Frame 1 (no input): blank canvas, image omitted
Frame 60 (the mouse pressed at the canvas centre just before this capture): blank canvas, image omitted
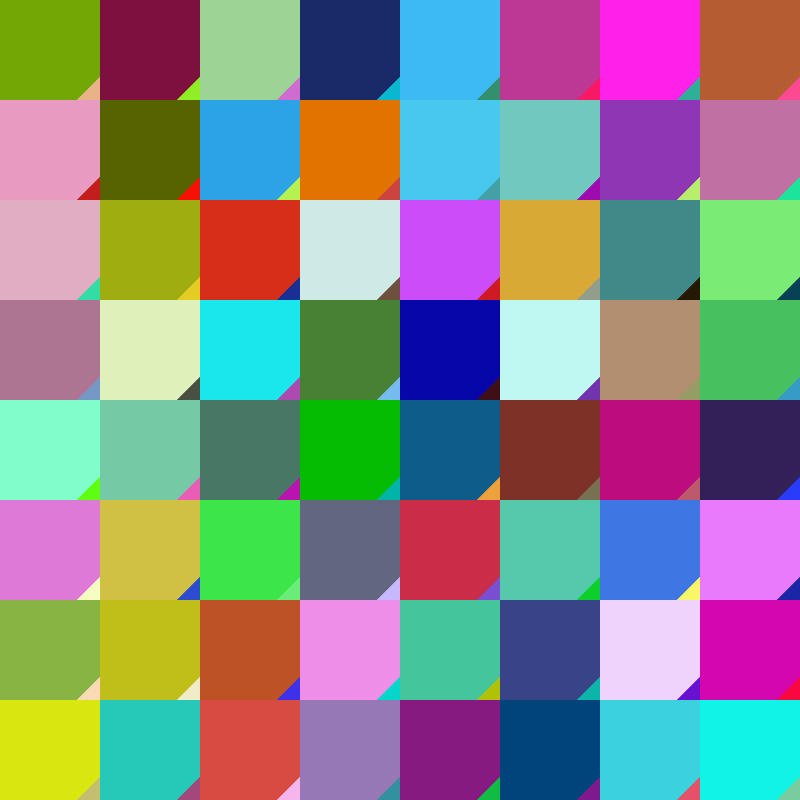
Frame 120 (the mouse held since frame 60 and released just before this capture)

The Processing sketch whose frames 1 and 60 were blank and that drew this single picture after the mouse press (run headless with seeded random() and noise(); from frame 60 on, the mouse is pressed at the canvas centre):

// Processing sketch: random_squares_tile_mouse
// ── random_squares_tile_mouse.pde
import java.util.*; 

float line = 0; 
float column = 0; 
float w = 0;
PGraphics buffer;

void setup() {
  size(800, 800);
  background(255);
  //noLoop();
  w = 200;

  buffer = createGraphics(200, 200);
}


void draw() {
  float step = 100;
  for (int x = 0; x < width; x+=step) {
    for (int y =0; y < height; y+=step) {
      w = step;
      while (w >=0.1) {
        randomShape(buffer, 0, 0, w);
        //w = w * exp(-map(mouseX,0,width,0.1,1.0));
        //w = w - map(mouseX,0,width,10,50);
        w = w -10;
      }
      image(buffer, x, y, step, step);
    }
  }
  //noLoop();
}

void keyPressed() {
  if (key == ' ') {
    noLoop();
  } else  if (key == 's') {
    Date d = new Date(); 
    String fname = "output-"+ d.getTime() + ".png";
    save(fname);
  }
}
void randomShape(PGraphics pg, float px, float py, float w) {
  pg.beginDraw();

  pg.pushMatrix();
  pg.pushStyle();
  pg.translate(px, py);
  pg.rotate(atan2(mouseX, mouseY));
  pg.scale(map(mouseX, 0, width, 0, 100));
  pg.noStroke();
  pg.fill(random(255), random(255), random(255));
  pg.rectMode(CENTER);
  pg.rect(0, 0, w, w);     
  pg.popStyle();
  pg.popMatrix();
  pg.endDraw();
}
